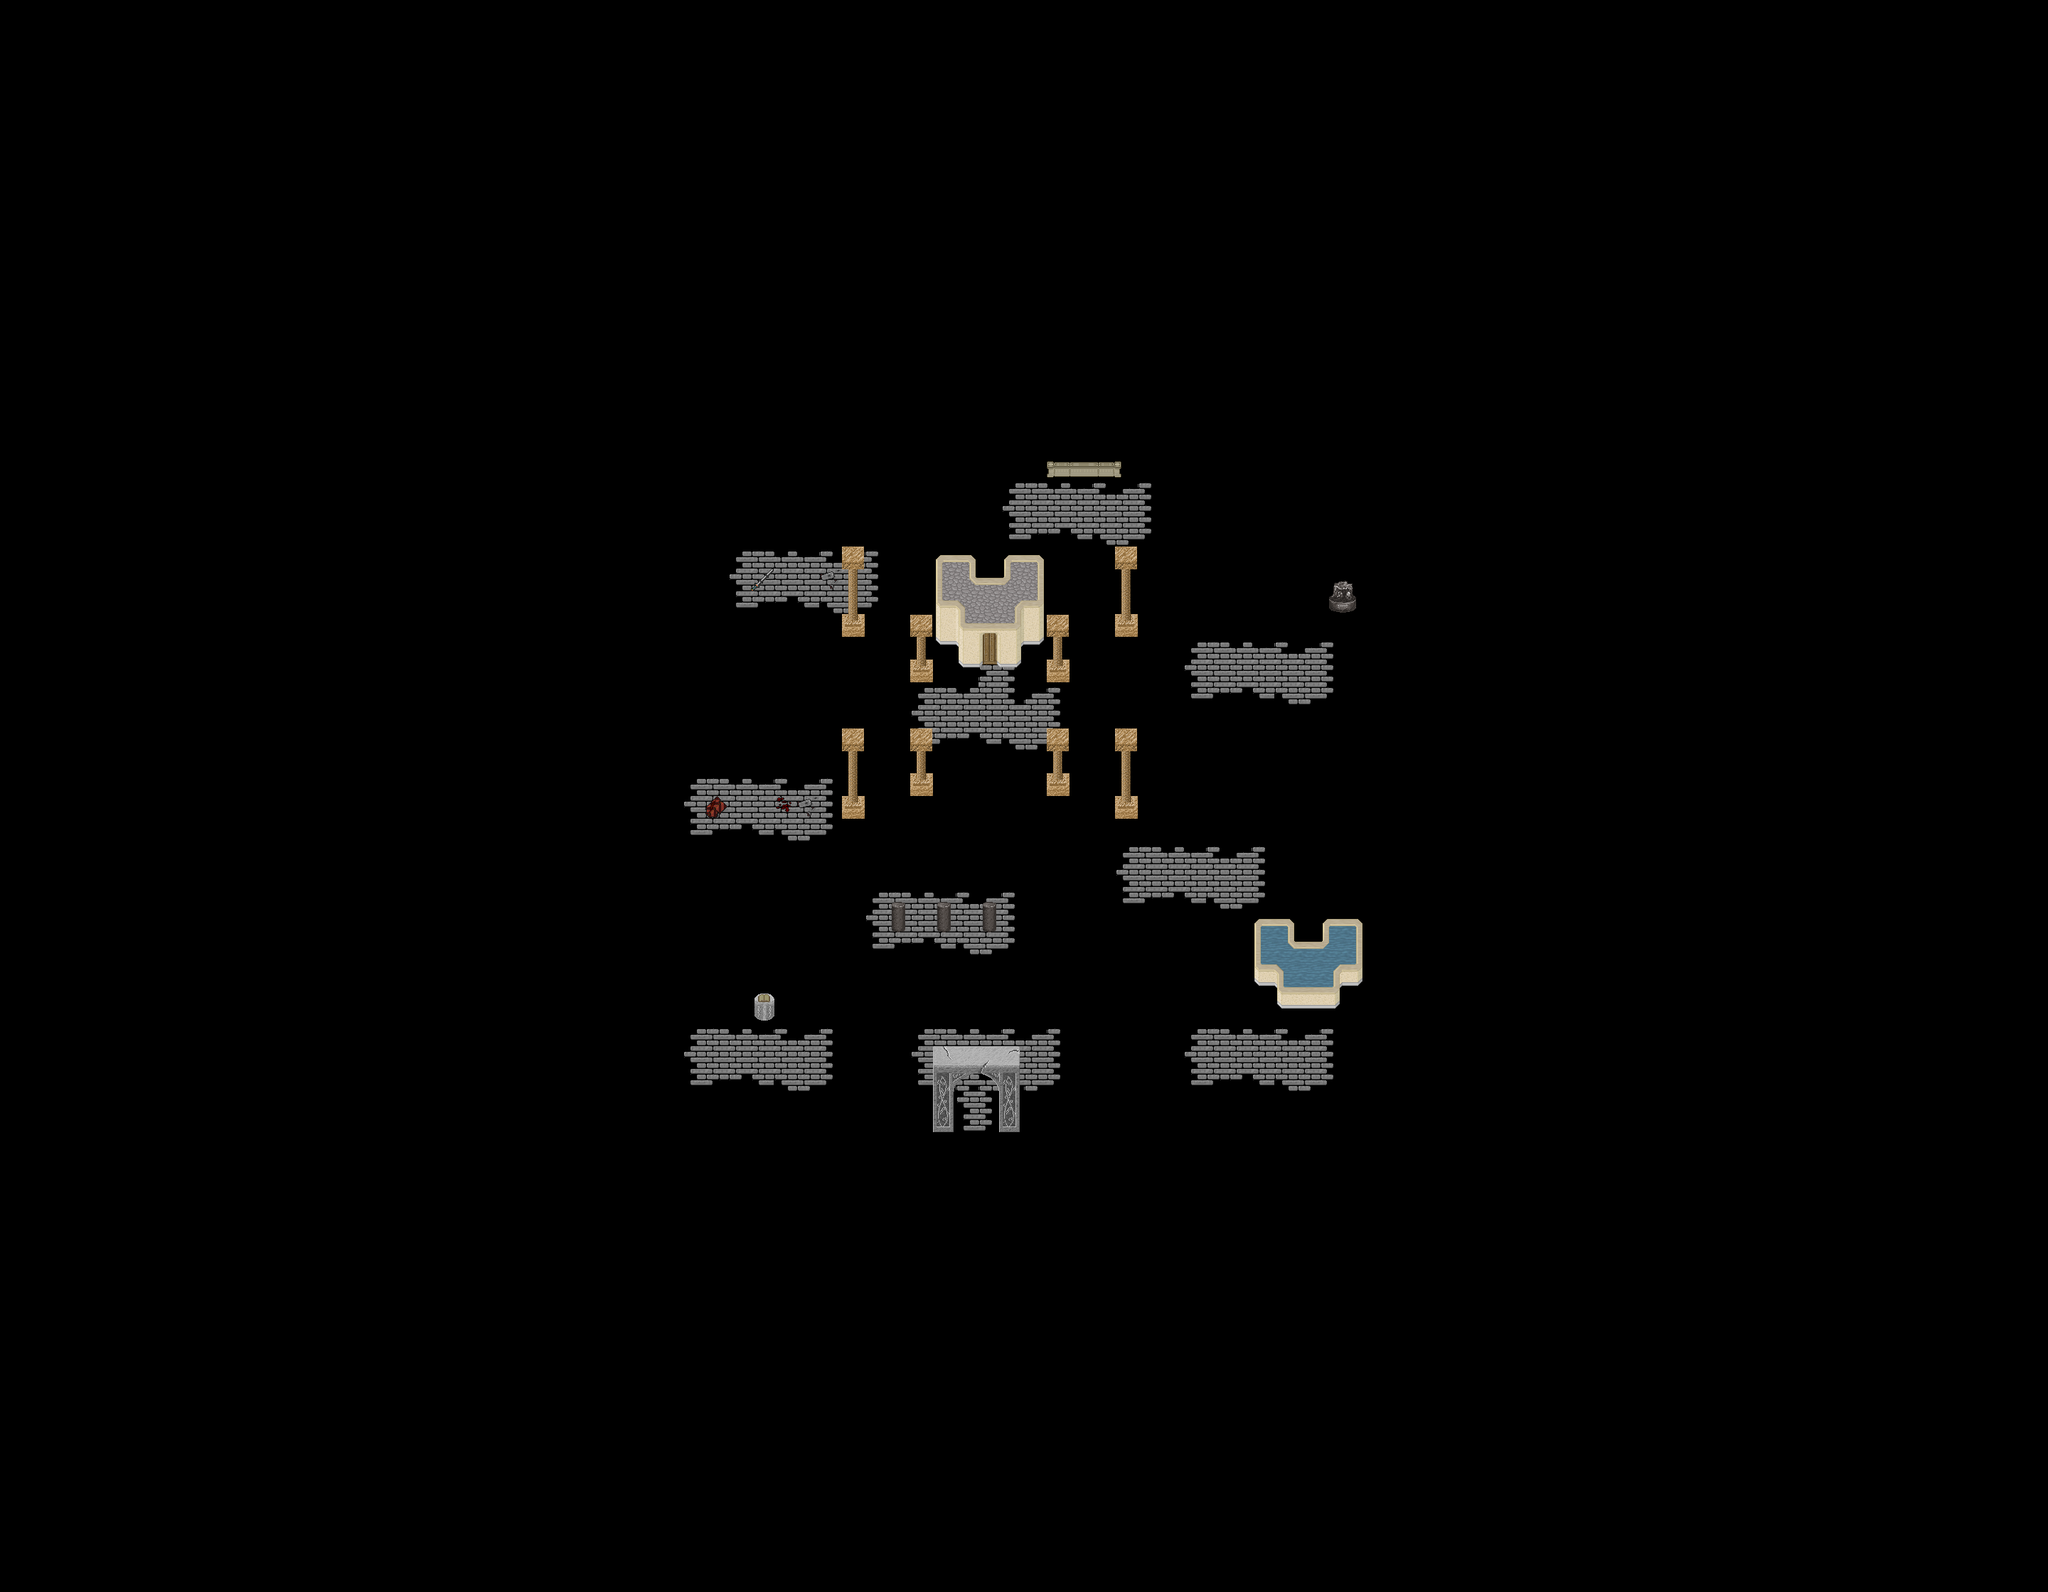

This game map was drawn from its Tiled (.tmx) file and the tilesets committed beside it. A one-line description and the trimmed map source follow:
An orthogonal 90x70 tile map with 32x32 px tiles, 4 tile layers (Ground, Ground 2, Fringe, Top), 2 hidden layers not drawn, 6 tilesets and 4 objects (2x treasure, spawn, warp).

<map version="1.5" tiledversion="1.7.2" orientation="orthogonal" renderorder="right-down" width="90" height="70" tilewidth="32" tileheight="32" infinite="0" nextlayerid="10" nextobjectid="35">
 <properties>
  <property name="author" value="Jesusalva" />
  <property name="background0image" value="graphics/images/ambient/aethyr.jpg" />
  <property name="background0parallax" value="1.0" />
  <property name="background0scrollX" value="0.4" />
  <property name="background0scrollY" value="0.3" />
  <property name="license" value="CC BY SA 4.0" />
  <property name="manaplus version" value="2" />
  <property name="minimap" value="graphics/minimaps/006-10.png" />
  <property name="music" value="Misty_Shrine.ogg" />
  <property name="name" value="Fefe's Crypt" />
  <property name="source" value="Moubootaur Legends" />
 </properties>
 <tileset firstgid="1" name="Collision" tilewidth="32" tileheight="32" tilecount="9" columns="3">
  <image source="../graphics/tilesets/collision.png" width="96" height="96" />
 </tileset>
 <tileset firstgid="10" name="ukarColumns" tilewidth="32" tileheight="32" tilecount="24" columns="6">
  <image source="../graphics/tilesets/ukarColumns.png" width="192" height="128" />
 </tileset>
 <tileset firstgid="34" name="ukarWalls" tilewidth="32" tileheight="32" tilecount="256" columns="16">
  <image source="../graphics/tilesets/ukarWalls.png" width="512" height="512" />
 </tileset>
 <tileset firstgid="290" name="ukarWalls2" tilewidth="32" tileheight="32" tilecount="256" columns="16">
  <image source="../graphics/tilesets/ukarWalls2.png" width="512" height="512" />
 </tileset>
 <tileset firstgid="546" name="ruins" tilewidth="32" tileheight="32" tilecount="80" columns="10">
  <image source="../graphics/tilesets/ruins.png" width="320" height="256" />
 </tileset>
 <tileset firstgid="626" name="arena" tilewidth="32" tileheight="32" tilecount="256" columns="16">
  <image source="../graphics/tilesets/arena.png" width="512" height="512" />
 </tileset>
 <layer id="1" name="Ground" width="90" height="70">
  <data>[6300 cells, 6300 non-empty, 21 distinct tile ids]</data>
 </layer>
 <layer id="9" name="Ground 2" width="90" height="70">
  <data>[6300 cells, 72 non-empty, 56 distinct tile ids]</data>
 </layer>
 <layer id="3" name="Fringe" width="90" height="70">
  <data>[6300 cells, 0 non-empty, 0 distinct tile ids]</data>
 </layer>
 <layer id="4" name="Top" width="90" height="70">
  <data>[6300 cells, 44 non-empty, 23 distinct tile ids]</data>
 </layer>
 <layer id="5" name="Collision" width="90" height="70" visible="0">
  <data>[6300 cells, 6088 non-empty, 2 distinct tile ids]</data>
 </layer>
 <layer id="7" name="Heights" width="90" height="70" visible="0">
  <data>[6300 cells, 0 non-empty, 0 distinct tile ids]</data>
 </layer>
 <objectgroup id="6" name="Objects" visible="0">
  <object id="30" name="Vampire Bat" type="spawn" x="928" y="608" width="1024" height="992">
   <properties>
    <property name="death" value="30000" />
    <property name="max_beings" value="12" />
    <property name="monster_id" value="1063" />
    <property name="spawn" value="300000" />
   </properties>
  </object>
  <object id="31" name="To B3F" type="warp" x="1344" y="1568" width="64" height="32">
   <properties>
    <property name="dest_map" value="006-6" />
    <property name="dest_x" value="46" />
    <property name="dest_y" value="27" />
   </properties>
  </object>
  <object id="32" name="#00610T1" type="treasure" x="1344" y="928" width="32" height="32" />
  <object id="34" name="#00610T2" type="treasure" x="1408" y="928" width="32" height="32" />
 </objectgroup>
</map>
